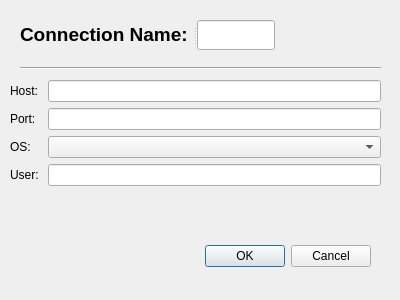
<?xml version="1.0" encoding="UTF-8"?>
<ui version="4.0">
 <class>Dialog</class>
 <widget class="QDialog" name="Dialog">
  <property name="geometry">
   <rect>
    <x>0</x>
    <y>0</y>
    <width>400</width>
    <height>300</height>
   </rect>
  </property>
  <property name="windowTitle">
   <string>Dialog</string>
  </property>
  <widget class="QDialogButtonBox" name="buttonBox">
   <property name="geometry">
    <rect>
     <x>30</x>
     <y>240</y>
     <width>341</width>
     <height>32</height>
    </rect>
   </property>
   <property name="orientation">
    <enum>Qt::Horizontal</enum>
   </property>
   <property name="standardButtons">
    <set>QDialogButtonBox::Cancel|QDialogButtonBox::Ok</set>
   </property>
  </widget>
  <widget class="QWidget" name="formLayoutWidget">
   <property name="geometry">
    <rect>
     <x>10</x>
     <y>80</y>
     <width>371</width>
     <height>151</height>
    </rect>
   </property>
   <layout class="QFormLayout" name="form_details">
    <item row="0" column="0">
     <widget class="QLabel" name="hostLabel">
      <property name="text">
       <string>Host: </string>
      </property>
     </widget>
    </item>
    <item row="0" column="1">
     <widget class="QLineEdit" name="hostLineEdit"/>
    </item>
    <item row="1" column="0">
     <widget class="QLabel" name="portLabel">
      <property name="text">
       <string>Port: </string>
      </property>
     </widget>
    </item>
    <item row="1" column="1">
     <widget class="QLineEdit" name="portLineEdit"/>
    </item>
    <item row="2" column="0">
     <widget class="QLabel" name="oSLabel">
      <property name="text">
       <string>OS:</string>
      </property>
     </widget>
    </item>
    <item row="2" column="1">
     <widget class="QComboBox" name="oSComboBox"/>
    </item>
    <item row="3" column="0">
     <widget class="QLabel" name="userLabel">
      <property name="text">
       <string>User:</string>
      </property>
     </widget>
    </item>
    <item row="3" column="1">
     <widget class="QLineEdit" name="userLineEdit"/>
    </item>
   </layout>
  </widget>
  <widget class="Line" name="line">
   <property name="geometry">
    <rect>
     <x>20</x>
     <y>60</y>
     <width>361</width>
     <height>16</height>
    </rect>
   </property>
   <property name="orientation">
    <enum>Qt::Horizontal</enum>
   </property>
  </widget>
  <widget class="QSplitter" name="splitter">
   <property name="geometry">
    <rect>
     <x>20</x>
     <y>20</y>
     <width>255</width>
     <height>30</height>
    </rect>
   </property>
   <property name="orientation">
    <enum>Qt::Horizontal</enum>
   </property>
   <widget class="QLabel" name="label">
    <property name="text">
     <string>&lt;html&gt;&lt;head/&gt;&lt;body&gt;&lt;p&gt;&lt;span style=&quot; font-size:14pt; font-weight:600;&quot;&gt;Connection Name: &lt;/span&gt;&lt;/p&gt;&lt;/body&gt;&lt;/html&gt;</string>
    </property>
   </widget>
   <widget class="QLineEdit" name="lE_connName"/>
  </widget>
 </widget>
 <resources/>
 <connections>
  <connection>
   <sender>buttonBox</sender>
   <signal>accepted()</signal>
   <receiver>Dialog</receiver>
   <slot>accept()</slot>
   <hints>
    <hint type="sourcelabel">
     <x>248</x>
     <y>254</y>
    </hint>
    <hint type="destinationlabel">
     <x>157</x>
     <y>274</y>
    </hint>
   </hints>
  </connection>
  <connection>
   <sender>buttonBox</sender>
   <signal>rejected()</signal>
   <receiver>Dialog</receiver>
   <slot>reject()</slot>
   <hints>
    <hint type="sourcelabel">
     <x>316</x>
     <y>260</y>
    </hint>
    <hint type="destinationlabel">
     <x>286</x>
     <y>274</y>
    </hint>
   </hints>
  </connection>
 </connections>
</ui>
